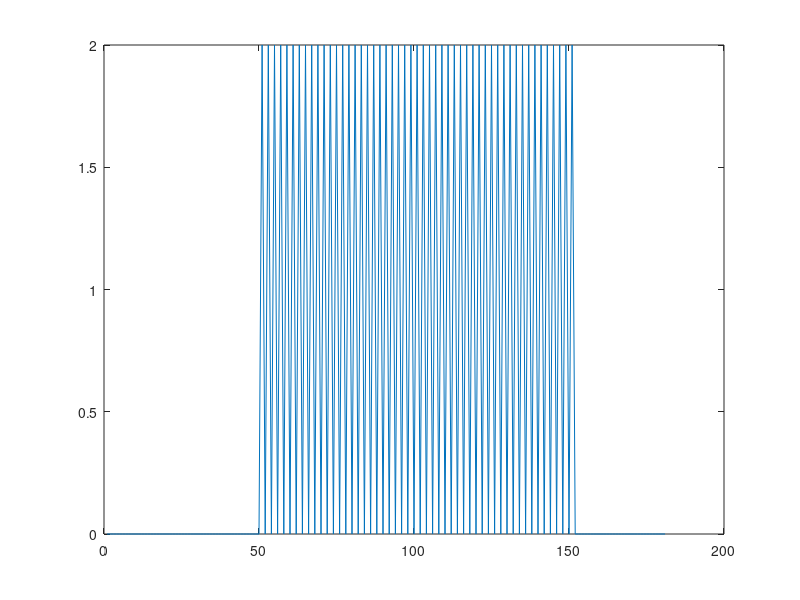

MATLAB code for this plot:
clear

trainPrd = 60;
trainDur = 100;
trainWid = 120;
trainDly = 50;
trainAmp = 2;
A2V = 0.5;

y =zeros(1,181);
prdTs = round(1/trainPrd*1000);
width = round(1/trainWid*1000);
numIn1s = ceil(1000/prdTs);
single_spike = zeros(1,prdTs+1);
single_spike(1:width+1) = trainAmp/A2V;
all_spikes = repmat(single_spike, 1, numIn1s);
spike_y = all_spikes(1:1001);

sample_spikes = zeros(1,trainDur+1);
sample_spikes(1:2:end) = trainAmp;
y((trainDly+1):(trainDly+trainDur+1)) = y((trainDly+1):(trainDly+trainDur+1)) + sample_spikes;
plot(y);
% 
% 
% 
% train_y = zeros(1,181);
% single_pulse = zeros(1,trainPrd+1); 
% single_pulse(1:trainWid+1) = trainAmp/A2V;
% all_pulses = repmat(single_pulse, 1, ceil(trainDur/trainPrd));
% all_pulses = all_pulses(1:trainDur+1);
% 
% train_inds = [(trainDly+1):(trainDly+trainDur+1)];
% train_y(train_inds) = all_pulses;    
% 
% plot(train_y);
% 
% triAmp = 3;
% triDly = 50;
% triPk = 100;
% triDur = 70;
% triSlopeUp = triAmp/(triPk-triDly);
% triSlopeDown = triAmp/(triPk-triDly-triDur);
% 
% triPulseUp = ([triDly:triPk]-triDly)*triSlopeUp;
% triPulseDown = (0:(triDur+triDly-triPk))*triSlopeDown+triAmp;
% triPulse = [triPulseUp, triPulseDown];
% 
% plot(triPulse);